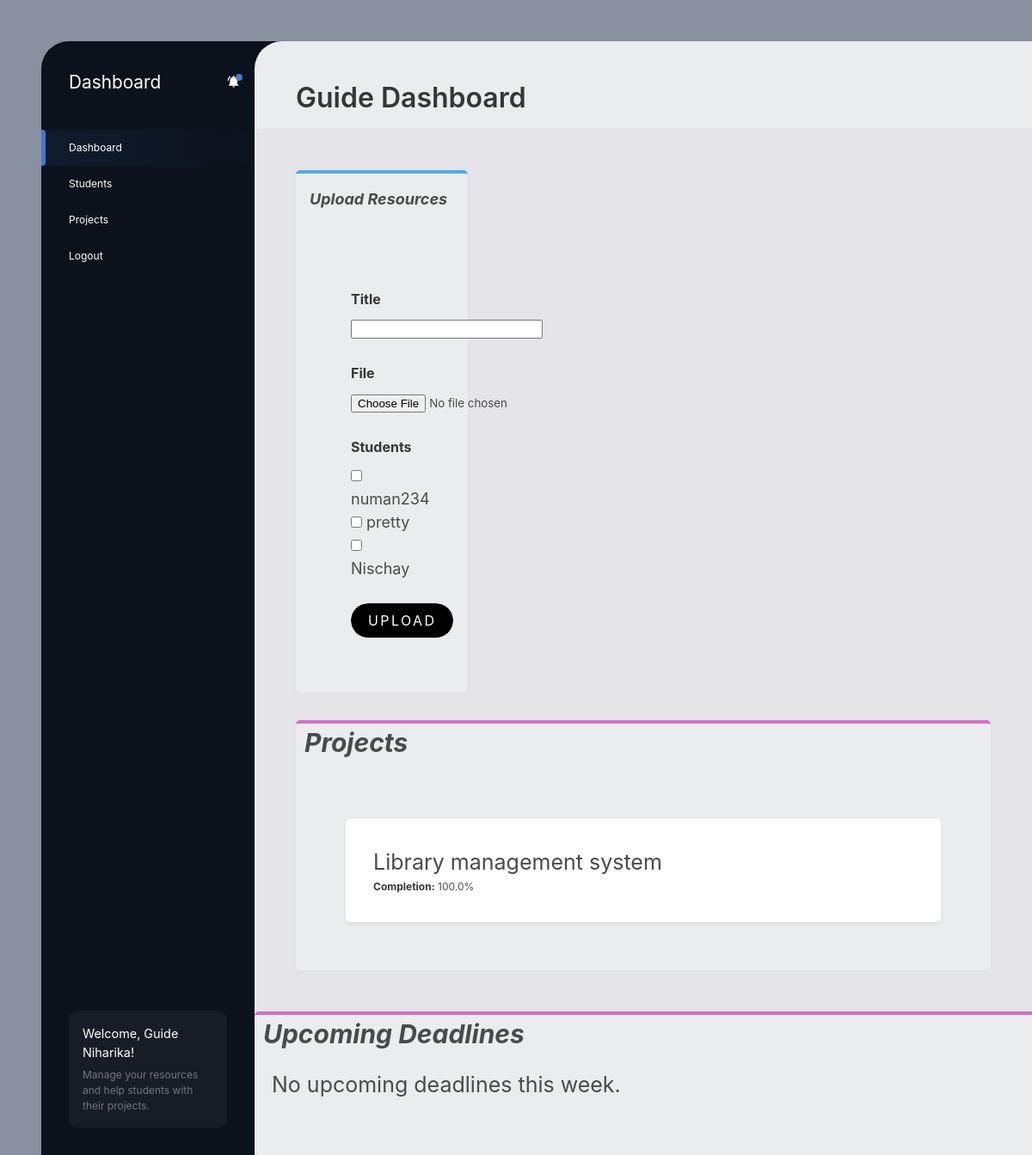
/mentor/dashboard/ (signed in), run on an earlier commit of the app's database.
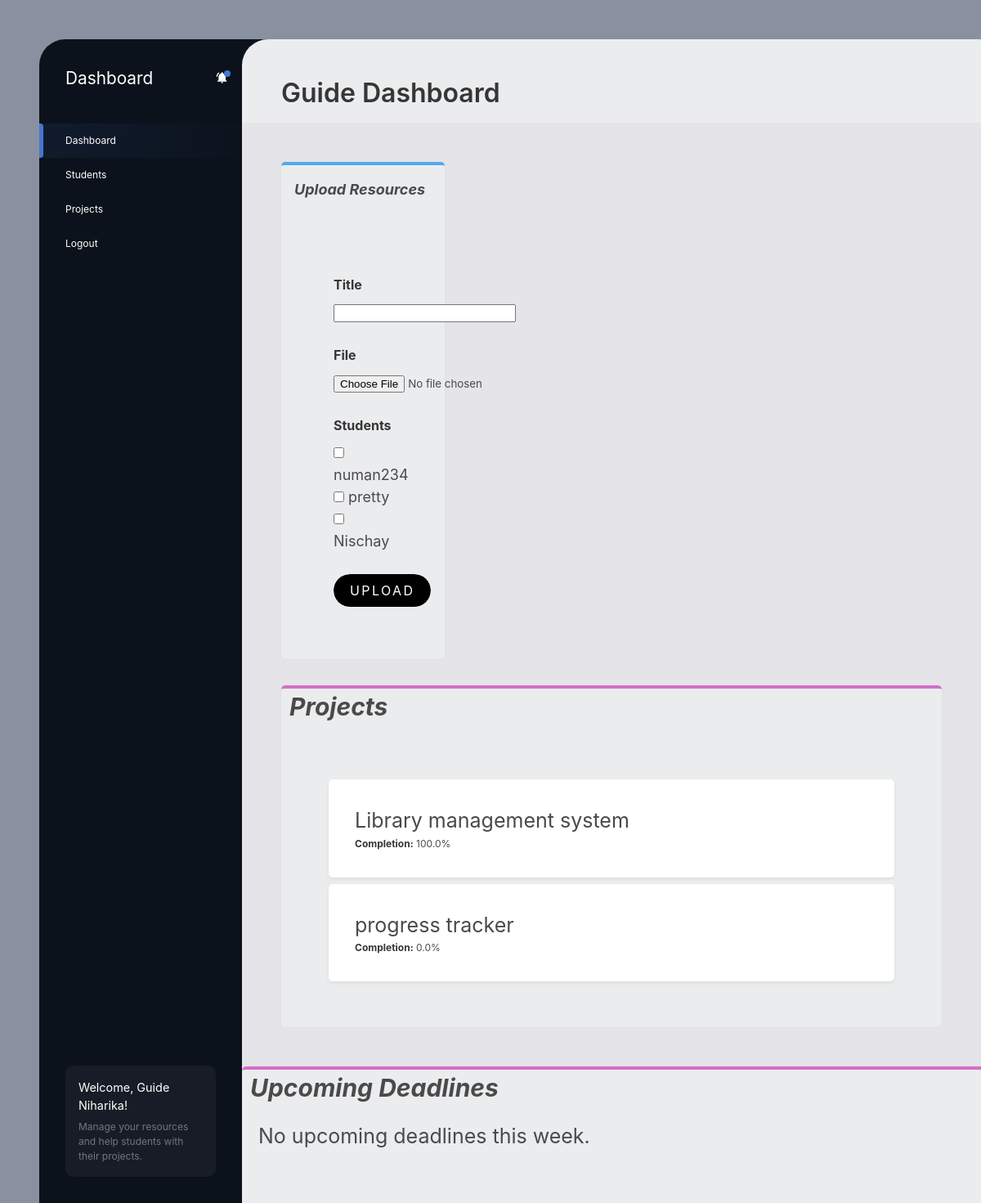
And on a later commit of the database.
### MySiteApp/models.py (models this page shows, shortened)
class User(AbstractUser):
    ROLE_CHOICES = [
        ('student', 'Student'),
        ('mentor', 'Mentor'),
        ('admin', 'Admin'),
    ]
    role = models.CharField(max_length=10, choices=ROLE_CHOICES,)
    profile_picture = models.ImageField(upload_to='profile_pictures/', null=True, blank=True)
    mentor = models.ForeignKey(
        'self',
        on_delete=models.SET_NULL,
        null=True,
        blank=True,
        related_name='students'
    )  # Link students to mentors
    progress = models.FloatField(default=0.0)

class Project(models.Model):
    id = models.AutoField(primary_key=True)
    title = models.CharField(max_length=200)
    description = models.TextField(blank=True, null=True)
    start_date = models.DateField()
    due_date = models.DateField(default="2024-12-31")
    owner = models.ForeignKey(User, on_delete=models.CASCADE, related_name='owned_projects',null=True, blank=True)
    mentor = models.ForeignKey(User, on_delete=models.SET_NULL, null=True, blank=True, related_name='mentored_projects')  # Supervisor (mentor)
    students = models.ManyToManyField(
        User, related_name='assigned_projects', blank=True, limit_choices_to={'role': 'student'}
    )
    def allocated_students(self):
        return User.objects.filter(
            mentor=self.mentor,
            role='student',
            id__in=MentorStudentAllocation.objects.filter(mentor=self.mentor).values('student_id')
        )
    def completion_percentage(self):
        phases = self.phases.all()
        total_phases = phases.count()
        if total_phases == 0:
            return 0
        completed_phases = sum(phase.completion_percentage() for phase in phases)
        return (completed_phases / total_phases)

### MySiteApp/views.py (the view)
# urls.py: path('mentor/dashboard/', views.mentor_dashboard, name='mentor_dashboard'),
@login_required
def mentor_dashboard(request):
    if request.user.role != 'mentor':
        return redirect('access_denied')  # Redirect unauthorized users
    projects = models.Project.objects.filter(mentor=request.user)
    today = date.today()
    upcoming_deadlines = projects.filter(due_date__range=(today, today + timedelta(days=7)))
    if request.method == 'POST':
        form = forms.ResourceForm(request.POST, request.FILES)
        if form.is_valid():
            resource = form.save(commit=False)
            resource.mentor = request.user  # Assign the logged-in mentor
            if not resource.mentor:
                form.add_error(None, "A mentor must be assigned to this resource.")
            else:
                resource.save()
                form.save_m2m()  # Save Many-to-Many relationships
                return redirect('mentor_dashboard')  # Refresh the page after upload
    else:
        form = forms.ResourceForm()
    calendar_events = [
        {
            "title": project.title,
            "start": str(project.due_date),
            "end": str(project.due_date),
            "description": project.description,
        }
        for project in projects
    ]
    project_data = []
    for project in projects:
        project.allocated_students = project.allocated_students()
        completion_percentage = project.completion_percentage()
        project_data.append({
            'project': project,
            'title': project.title,
            'upcoming_deadlines': upcoming_deadlines,
            'allocated_students': models.Project.allocated_students,
            'completion_percentage': completion_percentage,
            'calendar_events': calendar_events,
        })
    uploaded_resources = models.Resource.objects.filter(mentor=request.user)
    allocated_students = models.User.objects.filter(
        id__in=models.MentorStudentAllocation.objects.filter(mentor=request.user).values('student_id')
    )  # Assuming `students` is a reverse relation on mentor
    student_documents = models.Resource.objects.filter(students__in=allocated_students).distinct()
    return render(request, 'dashboards/mentor_dashboard.html', {'project_data': project_data,'user': request.user,'form': form,
        'uploaded_resources': uploaded_resources,'student_documents': student_documents,'allocated_students':allocated_students})

### MySiteApp/forms.py
class ResourceForm(forms.ModelForm):
    class Meta:
        model = models.Resource
        fields = ['title', 'file', 'description','students']
    def __init__(self, *args, **kwargs):
        super().__init__(*args, **kwargs)
        self.fields['title'].widget.attrs.update({'class': 'form-input'})
        self.fields['file'].widget.attrs.update({'class': 'form-input'})
        self.fields['description'].widget.attrs.update({'class': 'form-input'})

### MySiteApp/models.py (called while the page is built)
    def completion_percentage(self):
        tasks = self.tasks.all()
        total_tasks = tasks.count()
        if total_tasks == 0:
            return 0
        completed_tasks = sum(1 for task in tasks if task.status == 'completed')
        return (completed_tasks / total_tasks) * 100

### MySiteApp/templates/dashboards/mentor_dashboard.html (shortened to what this page needs)
<!DOCTYPE html>
<html lang="en">
<head>
  {% load static %}
  <link rel="stylesheet" href="https://cdnjs.cloudflare.com/ajax/libs/bulma/0.7.4/css/bulma.min.css">
  <link rel="stylesheet" href="{% static 'css/style.css' %}">
</head>
<body>
  <div class="site-wrap">
    <nav class="site-nav">
      <div class="name">
        Dashboard
      </div>
      <ul>
        <li class="active"><a href="{% url 'mentor_dashboard' %}">Dashboard</a></li>
        <li><a href="{% url 'allocated_students' %}">Students</a></li>
        <li><a href="{% url 'mentor_student_projects' %}">Projects</a></li>
        <li><a href="{% url 'login' %}">Logout</a></li>
      </ul>
      <div class="note">
        <h3>Welcome, Guide {{ user.username }}!</h3>
        <p>Manage your resources and help students with their projects.</p>
      </div>
    </nav>
    <main>
      <header>
        <h1 class="title">Guide Dashboard</h1>
      </header><br>
      <div class="content-columns">
        <div class="col">
          <h2><ul><b><i>Upload Resources</i></b></ul></h2><br>
          <div class="p-6 bg-white rounded-lg shadow-md">
            <form action="{% url 'mentor_dashboard' %}" method="POST" class="mt-4" enctype="multipart/form-data">
              <div class="grid grid-cols-1 gap-4">
                <div>
                  <label class="label">Title</label>
                  {{ form.title }}
                </div><br>
                <div>
                  <label class="label">File</label>
                  {{ form.file }}
                </div><br>
                <div>
                  <label class="label">Students</label>
                  <div class="space-y-2">
                    {% for student in allocated_students %}
                      <div>
                        <input type="checkbox" name="students" value="{{ student.id }}" id="student_{{ student.id }}" class="checkbox">
                        <label for="student_{{ student.id }}">{{ student.username }}</label>
                      </div>
                    {% empty %}
                      <p>No students are allocated to you yet.</p>
                    {% endfor %}
                  </div>
                </div>
              </div><br>
              <button type="submit" class="button">Upload</button>
            </form>
          </div>
        </div>
        <div class="row">
          <h2><ul><b><i>Projects</i></b></ul></h2><br>
          <div class="p-6 bg-white rounded-lg shadow-md">
            {% for project in project_data %}
            <div class="item">
              <h3 class="text-xl font-semibold">{{ project.title }}</h3>
              <p><strong>Completion:</strong> {{ project.completion_percentage }}%</p>
            </div>
            {% empty %}
            <p>No projects are currently assigned to you.</p>
            {% endfor %}
          </div>
        </div>
        </div>
        <div class="row">
          <h2><ul><b><i>Upcoming Deadlines</i></b></ul></h2><br>
          <div class="deadline">
            {% if upcoming_deadlines %}
            <ul class="item">
              {% for project in upcoming_deadlines %}
              <li>
                <h3>{{ project.title }}</h3>
                <p>Deadline: {{ project.due_date }}</p>
              </li>
              {% endfor %}
            </ul>
            {% else %}
            <p>No upcoming deadlines this week.</p>
            {% endif %}
          </div>
        </div>
      </div>
</body>
</html>

What changed in the data, as far as the page shows it:
added Project: title "progress tracker", completion_percentage "0.0"
